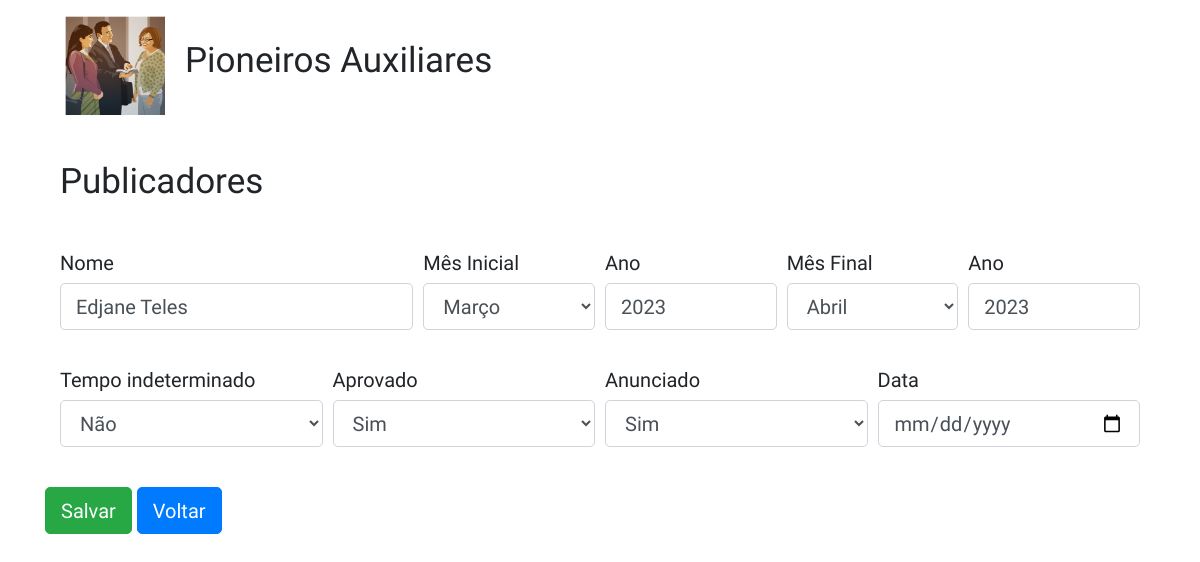
Screenshot of /editar_lista/49 with the database file from the repository.
### gerenciamento/models.py (models this page shows)
class Gerais(models.Model):
    nome = models.CharField(max_length=60, blank=True, null=True,)
    aprovado =  models.CharField(max_length=60, blank=True, null=True, choices=APROVADO)
    anunciado =  models.CharField(max_length=60, blank=True, null=True, choices=ANUNCIADO)
    mês_Inicial =  models.CharField(max_length=60, blank=True, null=True, choices=MESES)
    mês_Final =  models.CharField(max_length=60, blank=True, null=True, choices=MESES)
    ano_Inicial = models.IntegerField(blank=True, null=True, verbose_name='Ano')
    ano_Final = models.IntegerField(blank=True, null=True, verbose_name='Ano')
    tempo_indeterminado = models.CharField(max_length=60, blank=True, null=True, choices=TEMPO)
    data = models.DateField(blank=True, null=True)

### gerenciamento/views.py (the view, shortened to what this page needs)
# urls.py: path('editar_lista/<int:id>', views.editar_lista),
def editar_lista(request, id):
    editar = get_object_or_404(Gerais, pk=id)
    form = Form_Gerais(instance=editar)
    return render(request, 'cp/editar_lista.html', {'form':form ,'editar': editar})

### gerenciamento/forms.py
class Form_Gerais(forms.ModelForm):
    class Meta:
        model = Gerais
        fields = '__all__'
        widgets = {
        'data': forms.DateInput(format=('%Y-%m'), attrs={'class':'form-control', 'placeholder':'Select Date','type': 'date'}),
        'nome':forms.TextInput(attrs={'placeholder': 'Nome'})
    }

### templates/cp/editar_lista.html (shortened to what this page needs)
{% extends 'base.html' %}
{% load crispy_forms_tags %}
{% block content %}
<div class="container">
    <h3>Publicadores</h3>
     <br>
       <form method="post">
           <br>
           <div class="form-row">
            <div class="form-group col-md-4">
                {{ form.nome|as_crispy_field }}
            </div>
           <div class="form-group col-md-2">
               {{ form.mês_Inicial|as_crispy_field }}
           </div>
           <div class="form-group col-md-2">
            {{ form.ano_Inicial|as_crispy_field }}
        </div>
        <div class="form-group col-md-2">
            {{ form.mês_Final|as_crispy_field }}
        </div>
        <div class="form-group col-md-2">
            {{ form.ano_Final|as_crispy_field }}
        </div>
            </div>
            <div class="form-row">
           <div class="form-group col-md-3">
               {{ form.tempo_indeterminado|as_crispy_field }}
           </div>
           <div class="form-group col-md-3">
               {{ form.aprovado|as_crispy_field }}
           </div>
           <div class="form-group col-md-3">
               {{ form.anunciado|as_crispy_field }}
           </div>
           <div class="form-group col-md-3">
            {{ form.data|as_crispy_field }}
        </div>
        </div>
            </div >
           <input type="submit" class="btn btn-success" value="Salvar">
           <a href="/publicadores" class="btn btn-primary" role="button" aria-pressed="true">Voltar</a>
    </div>
{% endblock %}

### static/css/style.css (style rules this page uses)
* { font-family: 'Roboto Condensed', sans-serif; font-size: 20px; font-weight: 400; line-height: 100%; }

### rows the page displays
Gerais: nome "Edjane Teles", mês_Inicial "Março", ano_Inicial "2023", mês_Final "Abril", ano_Final "2023", tempo_indeterminado "Não", aprovado "Sim", anunciado "Sim"
